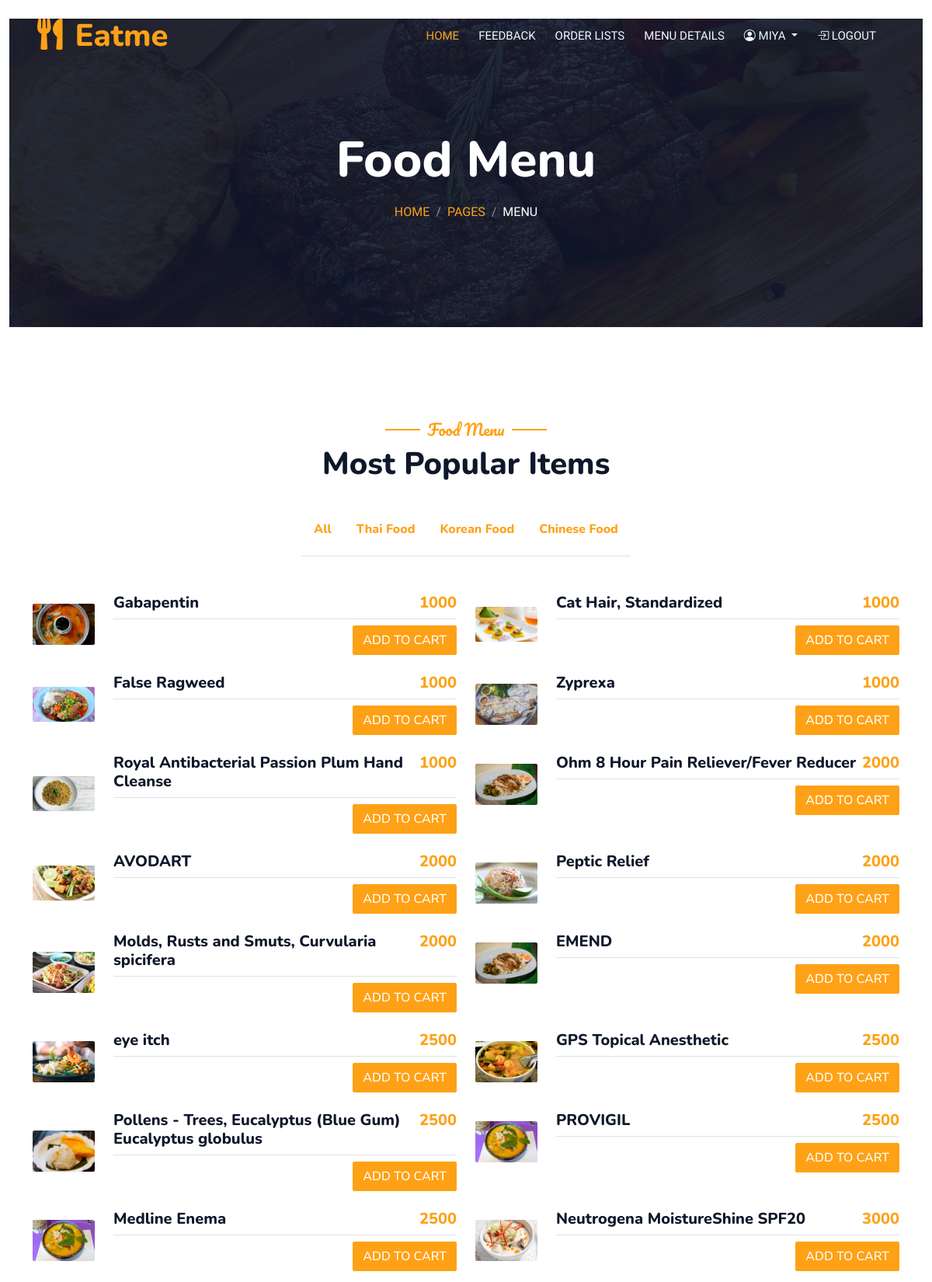
The app's page /menudetails.php (signed in, upper part) with its own data.
### tables this page shows
CREATE TABLE `category` (
  `id` int(11) NOT NULL,
  `name` varchar(255) NOT NULL
);

CREATE TABLE `product` (
  `id` int(11) NOT NULL,
  `name` varchar(255) NOT NULL,
  `price` varchar(255) NOT NULL,
  `image` varchar(255) NOT NULL,
  `description` varchar(255) NOT NULL,
  `cat_id` int(11) NOT NULL
);

### model/customer_order.php (called while the page is built, shortened)
<?php
class Ordering
{
    public $db;
    public function __construct()
    {
            try {
                $this->db = new PDO("mysql: host=localhost; dbname=food_order","root", "");
            } catch (PDOException $e) {
                die("Connectionn failed to database server .$e");
            }
    }
    public function getCategoriesList(){
        $sql="select * from category";
        return $this->db->query($sql);
    }
    public function getProductDetails(){
        $sql="select * from product";
        return $this->db->query($sql);
    }
}

### controller/customer_orderController.php (called while the page is built, shortened)
<?php
include_once __DIR__ .'/../model/customer_order.php';
class customer_orderController extends Ordering{
    public function getCategories(){
        return $this->getCategoriesList();
    }
    public function getAllProducts(){
        return $this->getProductDetails();
    }
}
?>

### menudetails.php (the view, shortened to what this page needs)
<?php
include_once __DIR__."/controller/customer_orderController.php";
$order=new customer_orderController();
$categories=$order->getCategories();
if(isset($_GET['cat_id'])){
    $products1=$order->getAllProductsByCategory($_GET['cat_id']);
}else{
    $products1=$order->getAllProducts();
}
?>
<!DOCTYPE html>
<html lang="en">
<head>
    <link href="https://cdnjs.cloudflare.com/ajax/libs/font-awesome/5.10.0/css/all.min.css" rel="stylesheet">
    <link href="https://cdn.jsdelivr.net/npm/bootstrap-icons@1.4.1/font/bootstrap-icons.css" rel="stylesheet">
    <link href="lib/animate/animate.min.css" rel="stylesheet">
    <link href="lib/owlcarousel/assets/owl.carousel.min.css" rel="stylesheet">
    <link href="lib/tempusdominus/css/tempusdominus-bootstrap-4.min.css" rel="stylesheet" />
    <link href="css/bootstrap.min.css" rel="stylesheet">
    <link href="css/style.css" rel="stylesheet">
    <link href="css/sidebar.css" rel="stylesheet">
</head>
<body>
    <div class="container-xxl bg-white p-0">
        <div class="container-xxl position-relative py-4">
            <nav class="navbar navbar-expand-lg navbar-dark bg-dark px-4 px-lg-5 py-3 py-lg-0">
                <a href="" class="navbar-brand p-0">
                    <h1 class="text-primary m-0"><i class="fa fa-utensils me-3"></i>Eatme</h1>
                </a>
                <div class="collapse navbar-collapse" id="navbarCollapse">
                    <div class="navbar-nav ms-auto py-0 pe-4">
                        <a href="index.php" class="nav-item nav-link active">Home</a>
                        <a href="feedback.php" class="nav-item nav-link">Feedback</a>
                        <a href="order_lists.php" class="nav-item nav-link">Order Lists</a>
                        <a href="menudetails.php" class="nav-item nav-link">Menu details</a>
                        <div class="nav-item dropdown">
                            <a href="#" class="nav-link dropdown-toggle" data-bs-toggle="dropdown">
                                <i class="bi-person-circle"></i>&nbsp;<?php echo $_SESSION['my_login']['name']?>
                            </a>
                        </div>
                        <a href="logout.php" class="nav-item nav-link"><i class="bi-box-arrow-in-right"></i>&nbsp;Logout</a>
                    </div>
                </div>
            </nav>
            <div class="container-xxl py-5 bg-dark hero-header mb-5">
                <div class="container text-center my-5 pt-5 pb-4">
                    <h1 class="display-3 text-white mb-3 animated slideInDown">Food Menu</h1>
                    <nav aria-label="breadcrumb">
                        <ol class="breadcrumb justify-content-center text-uppercase">
                            <li class="breadcrumb-item"><a href="#">Home</a></li>
                            <li class="breadcrumb-item"><a href="#">Pages</a></li>
                            <li class="breadcrumb-item text-white active" aria-current="page">Menu</li>
                        </ol>
                    </nav>
                </div>
            </div>
        </div>
        <div class="container-xxl py-5">
            <div class="container">
                <div class="text-center wow fadeInUp" data-wow-delay="0.1s">
                    <h5 class="section-title ff-secondary text-center text-primary fw-normal">Food Menu</h5>
                    <h1 class="mb-5">Most Popular Items</h1>
                </div>
                <div class="tab-class text-center wow fadeInUp" data-wow-delay="0.1s">
                    <ul class="nav nav-pills d-inline-flex justify-content-center border-bottom mb-5">
                    <li class="nav-item">
                            <h6 class="d-flex align-items-center text-start mx-3 ms-0 pb-3">
                                <div class="ps-3">
                                    <a  href="menudetails.php" class="mt-n1 mb-0">All</a>
                                </div>
                            </h6>
                    </li>
                    <?php
                    foreach($categories as $category){
                    ?>
                    <li class="nav-item">
                        <h6 class="category d-flex align-items-center text-start mx-3 ms-0 pb-3" data-bs-toggle="pill">
                            <div class="ps-3">
                                <a class="mt-n1 mb-0" href="menudetails.php?cat_id=<?php echo $category['id']?>"><?php echo $category['name'];?></a>
                            </div>
                        </h6>
                    </li>
                    <?php } ?>
                    </ul>
                    <div class="tab-content">
                        <div class="tab-pane fade show p-0 active">
                            <div class="row g-4">
                                <?php
                                foreach($products1 as $p){
                                ?>
                                <div class="col-lg-6">
                                    <div class="d-flex align-items-center">
                                        <img class="flex-shrink-0 img-fluid rounded" src="uploads/<?php echo $p['image'];?>" alt="" style="width: 80px;">
                                        <div class="w-100 d-flex flex-column text-start ps-4">
                                            <h5 class="d-flex justify-content-between border-bottom pb-2">
                                                <span><?php echo $p['name'];?></span>
                                                <span class="text-primary"><?php echo $p['price'];?></span>
                                            </h5>
                                            <div class="ms-auto">
                                                <span><a href="add_to_cart.php?id=<?php echo $p['id'];?>" class="add-cart cart1 btn btn-primary">Add to cart</a></span>
                                            </div>
                                        </div>
                                    </div>
                                </div>
                                <?php } ?>
                            </div>
                        </div>
                    </div>
                </div>
            </div>
        </div>
     </div>
</body>
</html>

### css/style.css (style rules this page uses)
:root { --primary: #FEA116; --light: #F1F8FF; --dark: #0F172B; }
.ff-secondary { font-family: 'Pacifico', cursive; }
.btn { font-family: 'Nunito', sans-serif; font-weight: 500; text-transform: uppercase; transition: .5s; }
.btn.btn-primary, .btn.btn-secondary { color: #FFFFFF; }
.navbar-dark .navbar-nav .nav-link { position: relative; margin-left: 25px; padding: 35px 0; font-size: 15px; color: var(--light) !important; text-transform: uppercase; font-weight: 500; outline: none; transition: .5s; }
.navbar-dark .navbar-nav .nav-link:hover, .navbar-dark .navbar-nav .nav-link.active { color: var(--primary) !important; }
@media (min-width: 992px) { .navbar-dark { position: absolute; width: 100%; top: 0; left: 0; z-index: 999; background: transparent !important; } }
.hero-header { background: linear-gradient(rgba(15, 23, 43, .9), rgba(15, 23, 43, .9)), url(../img/bg-hero.jpg); background-position: center center; background-repeat: no-repeat; background-size: cover; }
.breadcrumb-item + .breadcrumb-item::before { color: rgba(255, 255, 255, .5); }
.section-title { position: relative; display: inline-block; }
.section-title::before { position: absolute; content: ""; width: 45px; height: 2px; top: 50%; left: -55px; margin-top: -1px; background: var(--primary); }
.section-title::after { position: absolute; content: ""; width: 45px; height: 2px; top: 50%; right: -55px; margin-top: -1px; background: var(--primary); }

### css/sidebar.css (style rules this page uses)
:root { --mainColor: #f6f8fa; --darkBlack: #2d2f31; --darkGrey: #61666b; --grey: #d5d5d5; --ligntGrey: #f2f2f2; --yellow: #fecb40; --red: #df113c; }

### records on screen
category: name "Thai Food"
category: name "Korean Food"
category: name "Chinese Food"
product: image (picture), name "Gabapentin", price "1000"
product: image (picture), name "Cat Hair, Standardized", price "1000"
product: image (picture), name "False Ragweed", price "1000"
product: image (picture), name "Zyprexa", price "1000"
product: image (picture), name "Royal Antibacterial Passion Plum Hand Cleanse", price "1000"
product: image (picture), name "Ohm 8 Hour Pain Reliever/Fever Reducer", price "2000"
product: image (picture), name "AVODART", price "2000"
product: image (picture), name "Peptic Relief", price "2000"
product: image (picture), name "Molds, Rusts and Smuts, Curvularia spicifera", price "2000"
product: image (picture), name "EMEND", price "2000"
product: image (picture), name "eye itch", price "2500"
product: image (picture), name "GPS Topical Anesthetic", price "2500"
product: image (picture), name "Pollens - Trees, Eucalyptus (Blue Gum) Eucalyptus globulus", price "2500"
product: image (picture), name "PROVIGIL", price "2500"
product: image (picture), name "Medline Enema", price "2500"
product: image (picture), name "Neutrogena MoistureShine SPF20", price "3000"

### other values on screen
$_SESSION['my_login']['name'] "MIYA"
